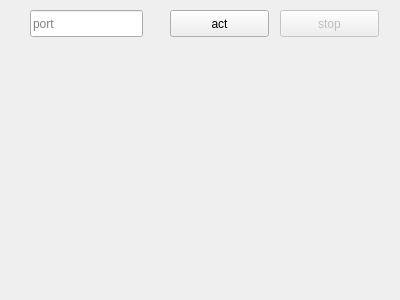
<?xml version="1.0" encoding="UTF-8"?>
<ui version="4.0">
 <class>Widget</class>
 <widget class="QWidget" name="Widget">
  <property name="geometry">
   <rect>
    <x>0</x>
    <y>0</y>
    <width>400</width>
    <height>300</height>
   </rect>
  </property>
  <property name="windowTitle">
   <string>Widget</string>
  </property>
  <widget class="QLineEdit" name="le_port">
   <property name="geometry">
    <rect>
     <x>30</x>
     <y>10</y>
     <width>113</width>
     <height>27</height>
    </rect>
   </property>
   <property name="placeholderText">
    <string>port</string>
   </property>
  </widget>
  <widget class="QPushButton" name="btn_act">
   <property name="geometry">
    <rect>
     <x>170</x>
     <y>10</y>
     <width>99</width>
     <height>27</height>
    </rect>
   </property>
   <property name="text">
    <string>act</string>
   </property>
  </widget>
  <widget class="QPushButton" name="btn_stop">
   <property name="enabled">
    <bool>false</bool>
   </property>
   <property name="geometry">
    <rect>
     <x>280</x>
     <y>10</y>
     <width>99</width>
     <height>27</height>
    </rect>
   </property>
   <property name="text">
    <string>stop</string>
   </property>
  </widget>
 </widget>
 <layoutdefault spacing="6" margin="11"/>
 <resources/>
 <connections/>
</ui>
